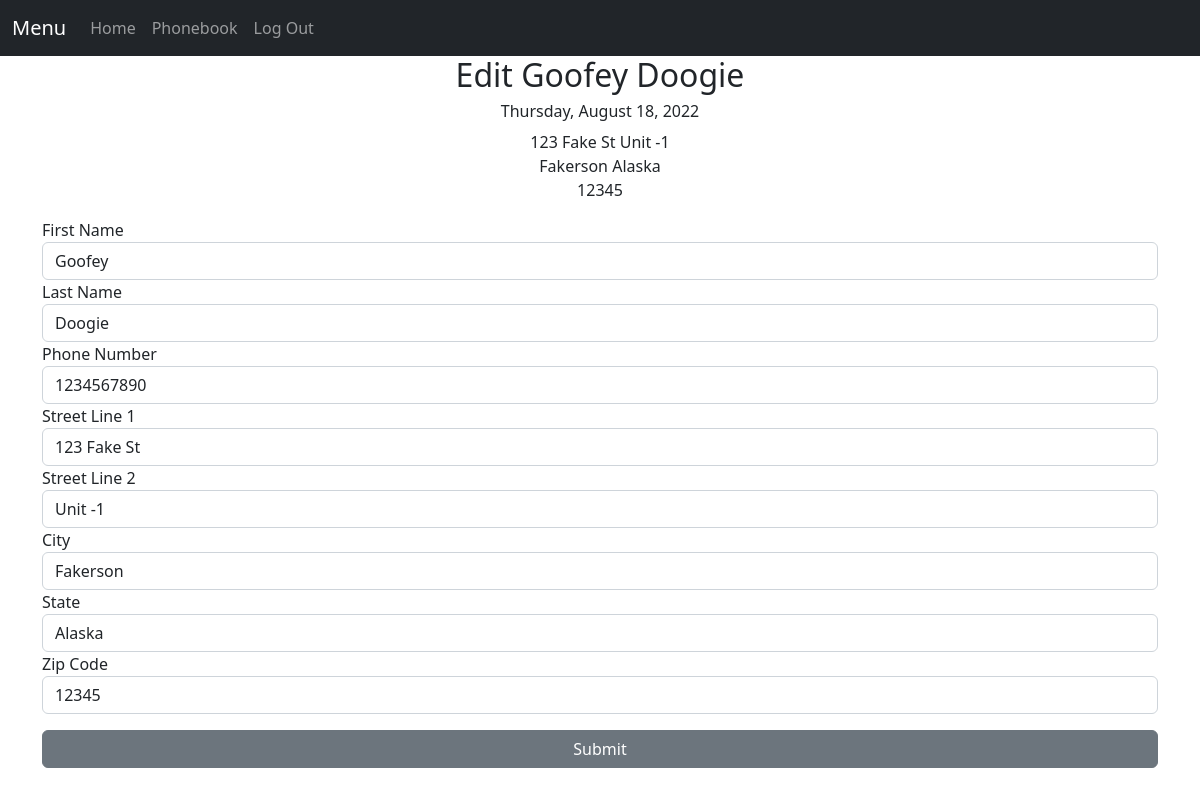
The app's page /phonebook/contact/1/edit (signed in) with its own data.
### app/models.py (models this page shows, shortened)
class Address(db.Model):
    id = db.Column(db.Integer, primary_key=True)
    firstname = db.Column(db.String(20),nullable=False)
    lastname = db.Column(db.String(20),nullable=False)
    phone = db.Column(db.String(14),nullable=False)
    street1 = db.Column(db.String(100),nullable=False)
    street2 = db.Column(db.String(20),nullable=False)
    city = db.Column(db.String(20),nullable=False)
    state = db.Column(db.String(20),nullable=False)
    state_abbrv = db.Column(db.String(2),nullable=False)
    zip = db.Column(db.String(10),nullable=False)
    date_created = db.Column(db.DateTime, nullable=False, default=datetime.utcnow)
    user_id = db.Column(db.Integer, db.ForeignKey('user.id'))

### app/routes.py (the view, shortened to what this page needs)
@app.route('/phonebook/contact/<address_id>/edit', methods=['GET','POST'])
@login_required
def edit_contact(address_id):
    address_to_edit = Address.query.get_or_404(address_id)
    if address_to_edit.user != current_user:
        flash("You do not have permission to edit this post",'danger')
        return render_template('view_contact.html', address_id=address_id)
    form = AddressForm()
    return render_template('edit_contact.html', address=address_to_edit, form=form)

### app/forms.py
class AddressForm(FlaskForm):
    firstname = StringField('First Name',validators=[InputRequired(),Length(min=2,max=20)])
    lastname = StringField('Last Name',validators=[InputRequired(),Length(min=2,max=25)])
    phone = StringField('Phone Number',validators=[InputRequired(),Length(min=10,max=14),Regexp('\(?\d{3}\)? ?\d{3}\-?\d{4}')])
    street1 = StringField('Street Line 1',validators=[InputRequired()])
    street2 = StringField('Street Line 2')
    city = StringField('City',validators=[InputRequired()])
    state = SelectField('State',validators=[InputRequired()],choices=States.state_list)
    zip = StringField('Zip Code',validators=[InputRequired(),Length(min=5,max=10)])
    submit = SubmitField('Submit')

### app/models.py (called while the page is built)
@login_manager.user_loader
def load_user(user_id):
    return User.query.get(user_id)  # need to specify object at User.query

### app/templates/edit_contact.html (shortened to what this page needs)
{% extends 'layout.html' %}
{% block content %}
<h2 class="text-center">Edit {{ address.firstname }} {{ address.lastname }}</h4>
    <h6 class="text-center"> {{ address.date_created.strftime('%A, %B %d, %Y') }}</h6>
    <p class="text-center">{{ address.street1 }} {{ address.street2 }} <br>
                            {{ address.city }} {{ address.state }} <br>
                            {{ address.zip }}</p>
<form method="post">
    <div class="form-group">
        {{ form.firstname.label }}
        {{ form.firstname(class='form-control', value=address.firstname) }}
        {{ form.lastname.label }}
        {{ form.lastname(class='form-control', value=address.lastname) }}
        {{ form.phone.label }}
        {{ form.phone(class='form-control', value=address.phone) }}
        {{ form.street1.label }}
        {{ form.street1(class='form-control', value=address.street1) }}
        {{ form.street2.label }}
        {{ form.street2(class='form-control', value=address.street2) }}
        {{ form.city.label }}
        {{ form.city(class='form-control', value=address.city) }}
        {{ form.state.label }}
        {{ form.state(class='form-control', value=address.state) }}
        {{ form.zip.label }}
        {{ form.zip(class='form-control', value=address.zip) }}
        {{ form.submit(class='btn btn-secondary w-100 mt-3') }}
    </div>
</form>
{% endblock content %}

### records on screen
Address: firstname "Goofey", lastname "Doogie", date_created "Thursday, August 18, 2022", street1 "123 Fake St", street2 "Unit -1", city "Fakerson", state "Alaska", zip "12345", phone "1234567890"
